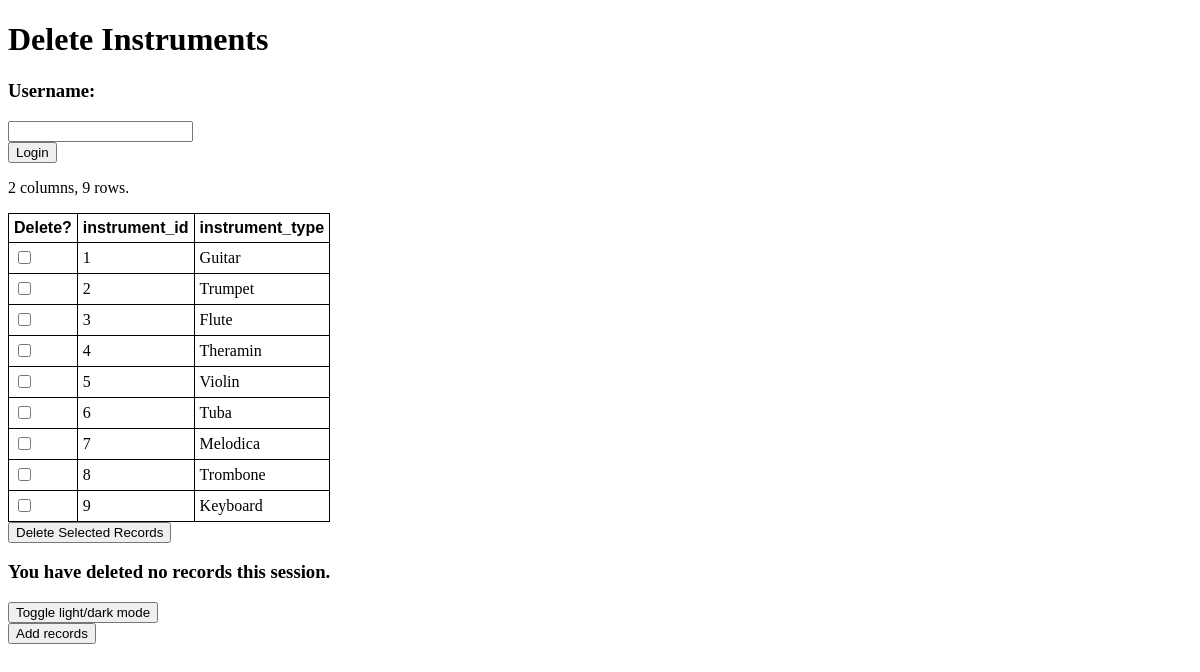
The page /manageInstruments.php on the database its author committed.
### tables this page shows
CREATE TABLE instruments (
    PRIMARY KEY (instrument_id),
    instrument_id      INT AUTO_INCREMENT,
    instrument_type    VARCHAR(32) 
);

### html/manageInstruments.php (the view, shortened to what this page needs)
<!DOCTYPE html>
<html>
<head>
    <link rel="stylesheet" href="basic.css">
</head>
<body>
    <h1>Delete Instruments</h1>
        ?>  <link rel="stylesheet" href="darkmode.css"> <?php
    if (isset($_SESSION['user_id'])) {
       ?><h2><?php echo "Welcome " . $_SESSION['user_id'];?>  </h2>
        <form action="manageInstruments.php" method = POST>
            <input type="submit" value="Log out" method = POST name = "log_out"/>
        </form><?php
      } else {?>
        <form action="manageInstruments.php" method = POST>
            <h3><label for="username">Username: </label></h3>
            <input type="text" name="username"><br>
            <input type="submit" value="Login">
        </form><?php
      }
    $dbhost = "localhost";
    $dbuser = "Minhvu";
    $dbpass = "minhvu178";
    $dbname = "instrument_rentals";
    if (!$conn = new mysqli($dbhost, $dbuser, $dbpass, $dbname)){
        echo "Error: Failed to make a MySQL connection: " . "<br>";
        echo "Errno: $conn->connect_errno; i.e. $conn->connect_error \n";
        exit;
   }
    $query = "SELECT instrument_id, instrument_type FROM instruments;";
    $res = $conn->query($query);
    result_to_table($res);
    if (isset($_SESSION['user_id'])) {
        ?><h3> <?php echo "You have deleted " . $_SESSION['count'] . " records this session." ?> </h3><?php
    }
    else {
        ?><h3> <?php echo "You have deleted no records this session." ?> </h3><?php
    }
    ?>
    <form action="manageInstruments.php" method = POST>
        <input type="submit" value="Toggle light/dark mode" method = POST name = "light_dark"/>
    </form>
</body>
</html>
<?php
function result_to_table($res) {
    $nrows = $res->num_rows;
    $ncols = $res->field_count;
    $resar = $res->fetch_all();
    ?>
    <p>
    <?php echo $ncols; ?> columns, <?php echo $nrows; ?> rows.
    </p>
    <form action="manageInstruments.php" method=POST>
        <table>
        <thead>
            <tr>
                <th>Delete?</th>
                <?php
                while ($fld = $res->fetch_field()) {
                ?>
                    <th><?php echo $fld->name; ?></th>
                <?php
                }
                ?>
            </tr>
        </thead>
    <tbody>
        <?php
        for ($i=0;$i<$nrows; $i++) {
        ?>
        <tr>
            <?php
                $id = $resar[$i][0];
                ?>
                <td><input type="checkbox"
                            name="checkbox<?php echo $id?>"
                            value=<?php echo $id ?>
                /></td><?php
                for ( $j = 0; $j < $ncols; $j++ ) {
            ?>
                <td>
                <?php echo $resar[$i][$j]; ?></td>
            <?php
                }
        ?>
        </tr>
    <?php
    }
    ?>
    </tbody>
    </table>
    <input name="delete_selected" type="submit" value="Delete Selected Records" method=POST/>
    </form>
<?php
}
?>
<form action="manageInstruments.php" method = POST>
    <input type="submit" value="Add records" method = POST name = "add"/>
</form>

### html/basic.css (style rules this page uses)
p, li, ul { max-width: 500px }
table, th, td { border: 1px solid black; border-collapse: collapse; }
th, td, tr { padding: 5px; }
thead { font-weight: bold; font-family: Arial, Helvetica, sans-serif; }

### rows shown on the page
instruments: instrument_id "1", instrument_type "Guitar"
instruments: instrument_id "2", instrument_type "Trumpet"
instruments: instrument_id "3", instrument_type "Flute"
instruments: instrument_id "4", instrument_type "Theramin"
instruments: instrument_id "5", instrument_type "Violin"
instruments: instrument_id "6", instrument_type "Tuba"
instruments: instrument_id "7", instrument_type "Melodica"
instruments: instrument_id "8", instrument_type "Trombone"
instruments: instrument_id "9", instrument_type "Keyboard"

### other values the page prints
$ncols "2"
$nrows "9"
$fld->name "instrument_id"
$fld->name "instrument_type"
